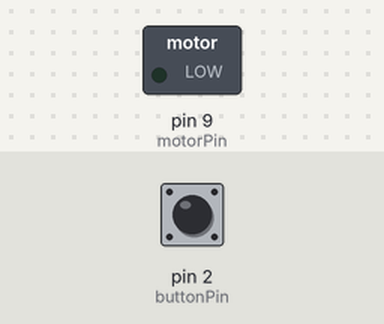
This sketch was run on a simulated Arduino Uno, built with avr-gcc and run on an emulated ATmega328P. On the bench: switched loads named in the sketch (green lamp = pin HIGH). The test bench sets the inputs (shaded band); at power-on: pin 2 (buttonPin) LOW. Not simulated (calls return 0 or success): arduino_secrets.h.

Above: at 1.2 s.
1.3 s: pin 2 (buttonPin) pulled HIGH for 0.15 s
At 1.37 s:
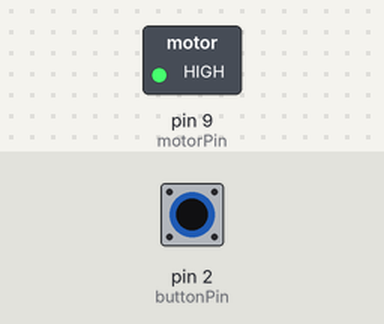
2.9 s: pin 2 (buttonPin) pulled HIGH for 3.2 s
At 7.3 s:
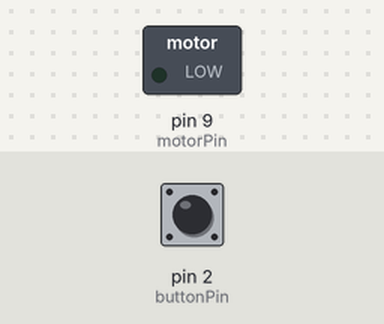
Timing chart, 0 to 8.8 s (numbered marks = the images above; inputs shaded):
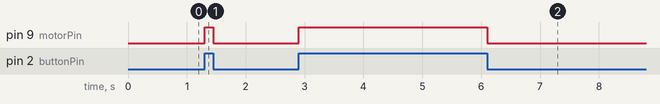

The sketch:

DC_Motor_Control_with_Push_Button.ino
```cpp
#include "arduino_secrets.h"

const int motorPin = 9;      // Pin connected to the transistor base
const int buttonPin = 2;     // Pin connected to one side of the button

int buttonState = 0;

void setup() {
  pinMode(motorPin, OUTPUT);
  pinMode(buttonPin, INPUT);
}

void loop() {
  buttonState = digitalRead(buttonPin); // Read the button state

  if (buttonState == HIGH) {
    digitalWrite(motorPin, HIGH);       // Turn on the motor
  } else {
    digitalWrite(motorPin, LOW);        // Turn off the motor
  }
}
```

Measured:
- after the input at 1.3 s, pin 9 (motorPin): LOW → HIGH at once, → LOW 0.15 s later
- after the input at 2.9 s, pin 9 (motorPin): LOW → HIGH at once, → LOW 3.2 s later
